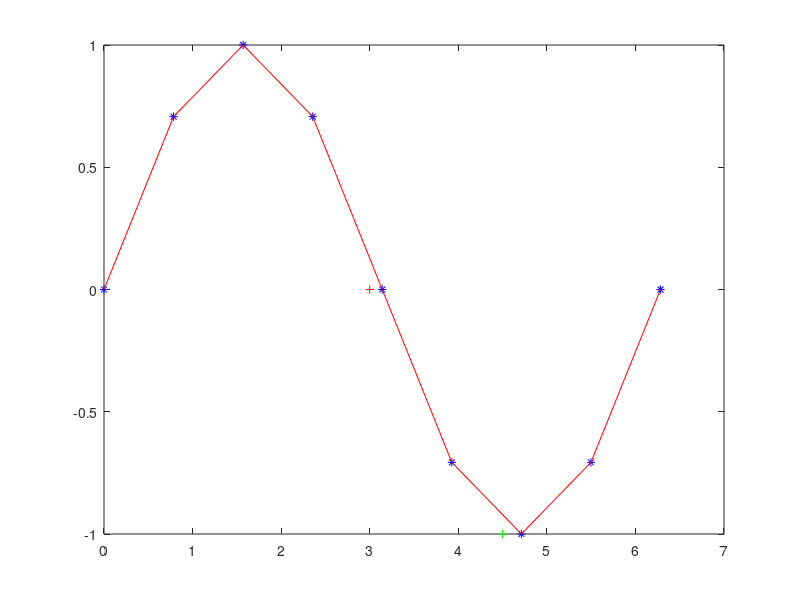

MATLAB code to generate this figure:
% ©2021 HP.
clc;
clear;
clf;


x = [0.00000 0.78540  1.57080 2.35619 3.14159  3.92699  4.71239  5.49779  6.28319]
y = [0.00000 0.70711 1.00000 0.70711  0.00000  -0.70711  -1.00000  -0.70711  0.00000]

%pkg load optim

x1 = 3
x2 = 4.5

method = 'nearest'
% method = 'cubic'
% method = 'spline'

%y1 = interp1(x, y, x1)
%y2 = interp1(x, y, x2)

y1 = interp1(x, y, x1, method)
y2 = interp1(x, y, x2, method)
plot(x, y, 'b*',x, y, 'r-', x1, y1, 'r+', x2, y2, 'g+')
